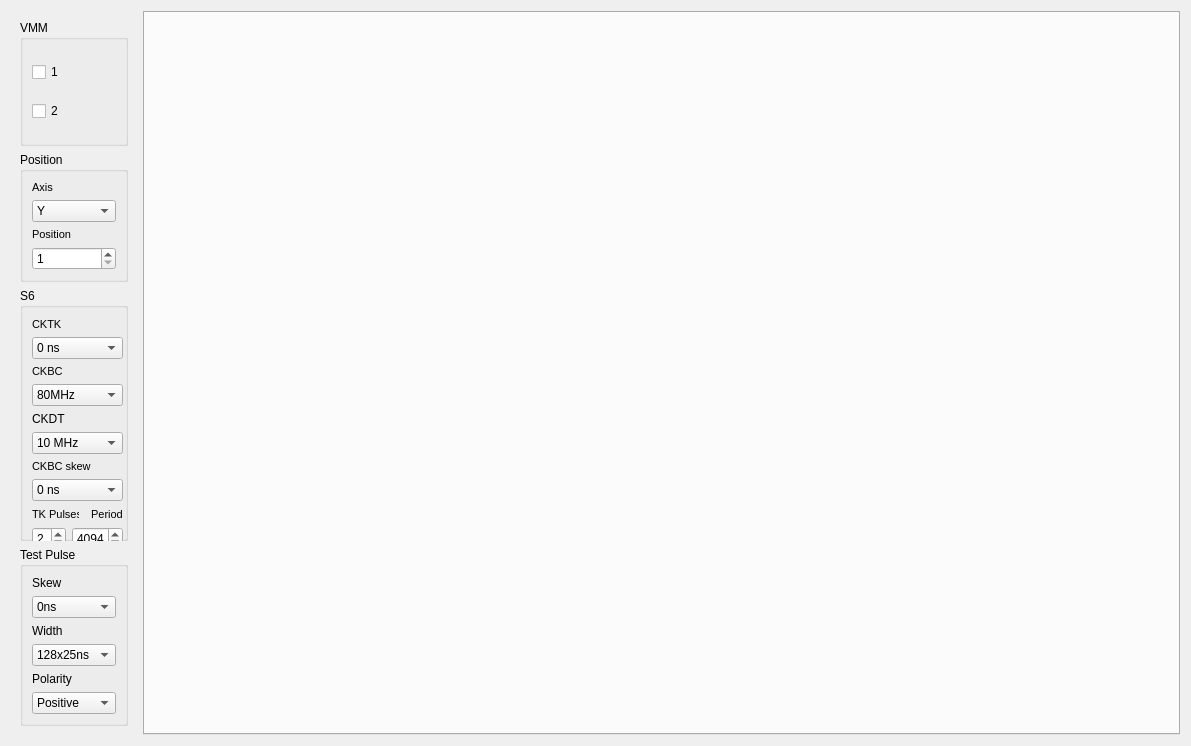
<?xml version="1.0" encoding="UTF-8"?>
<ui version="4.0">
 <class>hybrid_window</class>
 <widget class="QWidget" name="hybrid_window">
  <property name="geometry">
   <rect>
    <x>0</x>
    <y>0</y>
    <width>1191</width>
    <height>746</height>
   </rect>
  </property>
  <property name="sizePolicy">
   <sizepolicy hsizetype="Expanding" vsizetype="Expanding">
    <horstretch>0</horstretch>
    <verstretch>0</verstretch>
   </sizepolicy>
  </property>
  <property name="focusPolicy">
   <enum>Qt::NoFocus</enum>
  </property>
  <property name="windowTitle">
   <string>Form</string>
  </property>
  <layout class="QGridLayout" name="gridLayout_3">
   <item row="0" column="0">
    <widget class="QWidget" name="widget" native="true">
     <layout class="QGridLayout" name="gridLayout_6">
      <item row="0" column="0">
       <widget class="QGroupBox" name="groupBox">
        <property name="title">
         <string>VMM</string>
        </property>
        <layout class="QGridLayout" name="gridLayout_2">
         <item row="0" column="0">
          <widget class="QCheckBox" name="Box_vmm1">
           <property name="text">
            <string>1</string>
           </property>
          </widget>
         </item>
         <item row="1" column="0">
          <widget class="QCheckBox" name="Box_vmm2">
           <property name="text">
            <string>2</string>
           </property>
          </widget>
         </item>
        </layout>
       </widget>
      </item>
      <item row="1" column="0">
       <widget class="QGroupBox" name="groupBox_2">
        <property name="title">
         <string>Position</string>
        </property>
        <layout class="QGridLayout" name="gridLayout_4">
         <item row="0" column="0">
          <widget class="QLabel" name="cktkLabel_2">
           <property name="font">
            <font>
             <family>Arial</family>
             <pointsize>8</pointsize>
            </font>
           </property>
           <property name="text">
            <string>Axis</string>
           </property>
          </widget>
         </item>
         <item row="1" column="0">
          <widget class="QComboBox" name="Xaxis">
           <property name="font">
            <font>
             <family>Arial</family>
             <pointsize>9</pointsize>
            </font>
           </property>
           <property name="currentIndex">
            <number>0</number>
           </property>
           <item>
            <property name="text">
             <string>Y</string>
            </property>
           </item>
           <item>
            <property name="text">
             <string>X</string>
            </property>
           </item>
          </widget>
         </item>
         <item row="2" column="0">
          <widget class="QLabel" name="cktkLabel_3">
           <property name="font">
            <font>
             <family>Arial</family>
             <pointsize>8</pointsize>
            </font>
           </property>
           <property name="text">
            <string>Position</string>
           </property>
          </widget>
         </item>
         <item row="3" column="0">
          <widget class="QSpinBox" name="position">
           <property name="font">
            <font>
             <family>Arial</family>
             <pointsize>9</pointsize>
            </font>
           </property>
           <property name="minimum">
            <number>1</number>
           </property>
           <property name="maximum">
            <number>65535</number>
           </property>
           <property name="singleStep">
            <number>1</number>
           </property>
           <property name="value">
            <number>1</number>
           </property>
          </widget>
         </item>
        </layout>
       </widget>
      </item>
      <item row="4" column="0">
       <widget class="QGroupBox" name="groupBox_3">
        <property name="title">
         <string>Test Pulse</string>
        </property>
        <layout class="QGridLayout" name="gridLayout_5">
         <item row="3" column="0">
          <widget class="QComboBox" name="tpWidth">
           <property name="font">
            <font>
             <family>Arial</family>
             <pointsize>9</pointsize>
            </font>
           </property>
           <property name="currentIndex">
            <number>0</number>
           </property>
           <item>
            <property name="text">
             <string>128x25ns</string>
            </property>
           </item>
           <item>
            <property name="text">
             <string>64x25ns</string>
            </property>
           </item>
           <item>
            <property name="text">
             <string>32x25ns</string>
            </property>
           </item>
           <item>
            <property name="text">
             <string>16x25ns</string>
            </property>
           </item>
           <item>
            <property name="text">
             <string>8x25ns</string>
            </property>
           </item>
           <item>
            <property name="text">
             <string>4x25ns</string>
            </property>
           </item>
           <item>
            <property name="text">
             <string>2x25ns</string>
            </property>
           </item>
           <item>
            <property name="text">
             <string>1x25ns</string>
            </property>
           </item>
          </widget>
         </item>
         <item row="2" column="0">
          <widget class="QLabel" name="tpWidthLabel">
           <property name="font">
            <font>
             <family>Arial</family>
             <pointsize>9</pointsize>
            </font>
           </property>
           <property name="text">
            <string>Width</string>
           </property>
          </widget>
         </item>
         <item row="1" column="0">
          <widget class="QComboBox" name="tpSkew">
           <property name="font">
            <font>
             <family>Arial</family>
             <pointsize>9</pointsize>
            </font>
           </property>
           <property name="currentIndex">
            <number>0</number>
           </property>
           <item>
            <property name="text">
             <string>0ns</string>
            </property>
           </item>
           <item>
            <property name="text">
             <string>3.125ns</string>
            </property>
           </item>
           <item>
            <property name="text">
             <string>6.25ns</string>
            </property>
           </item>
           <item>
            <property name="text">
             <string>9.375ns</string>
            </property>
           </item>
           <item>
            <property name="text">
             <string>12.5ns</string>
            </property>
           </item>
           <item>
            <property name="text">
             <string>15.625ns</string>
            </property>
           </item>
           <item>
            <property name="text">
             <string>18.75ns</string>
            </property>
           </item>
           <item>
            <property name="text">
             <string>21.875ns</string>
            </property>
           </item>
           <item>
            <property name="text">
             <string>25ns</string>
            </property>
           </item>
           <item>
            <property name="text">
             <string>28.125ns</string>
            </property>
           </item>
           <item>
            <property name="text">
             <string>31.25ns</string>
            </property>
           </item>
           <item>
            <property name="text">
             <string>34.375ns</string>
            </property>
           </item>
           <item>
            <property name="text">
             <string>37.5ns</string>
            </property>
           </item>
           <item>
            <property name="text">
             <string>40.625ns</string>
            </property>
           </item>
           <item>
            <property name="text">
             <string>43.75ns</string>
            </property>
           </item>
           <item>
            <property name="text">
             <string>46.875ns</string>
            </property>
           </item>
          </widget>
         </item>
         <item row="0" column="0">
          <widget class="QLabel" name="tpSkewLabel">
           <property name="font">
            <font>
             <family>Arial</family>
             <pointsize>9</pointsize>
            </font>
           </property>
           <property name="text">
            <string>Skew</string>
           </property>
          </widget>
         </item>
         <item row="4" column="0">
          <widget class="QLabel" name="tpPolarityLabel">
           <property name="font">
            <font>
             <family>Arial</family>
             <pointsize>9</pointsize>
            </font>
           </property>
           <property name="text">
            <string>Polarity</string>
           </property>
          </widget>
         </item>
         <item row="5" column="0">
          <widget class="QComboBox" name="tpPolarity">
           <property name="font">
            <font>
             <family>Arial</family>
             <pointsize>9</pointsize>
            </font>
           </property>
           <property name="currentIndex">
            <number>0</number>
           </property>
           <item>
            <property name="text">
             <string>Positive</string>
            </property>
           </item>
           <item>
            <property name="text">
             <string>Negative</string>
            </property>
           </item>
          </widget>
         </item>
        </layout>
       </widget>
      </item>
      <item row="2" column="0" rowspan="2">
       <widget class="QGroupBox" name="groupBox_8">
        <property name="font">
         <font>
          <family>Arial</family>
          <pointsize>9</pointsize>
         </font>
        </property>
        <property name="title">
         <string>S6</string>
        </property>
        <widget class="QWidget" name="">
         <property name="geometry">
          <rect>
           <x>12</x>
           <y>29</y>
           <width>91</width>
           <height>233</height>
          </rect>
         </property>
         <layout class="QVBoxLayout" name="verticalLayout">
          <item>
           <widget class="QLabel" name="cktkLabel">
            <property name="font">
             <font>
              <family>Arial</family>
              <pointsize>8</pointsize>
             </font>
            </property>
            <property name="text">
             <string>CKTK</string>
            </property>
           </widget>
          </item>
          <item>
           <widget class="QComboBox" name="cktk_s6">
            <property name="font">
             <font>
              <family>Arial</family>
              <pointsize>9</pointsize>
             </font>
            </property>
            <property name="currentIndex">
             <number>0</number>
            </property>
            <item>
             <property name="text">
              <string>0 ns</string>
             </property>
            </item>
            <item>
             <property name="text">
              <string>12.5 ns</string>
             </property>
            </item>
            <item>
             <property name="text">
              <string>25 ns</string>
             </property>
            </item>
           </widget>
          </item>
          <item>
           <widget class="QLabel" name="ckbcLabel">
            <property name="font">
             <font>
              <family>Arial</family>
              <pointsize>8</pointsize>
             </font>
            </property>
            <property name="text">
             <string>CKBC</string>
            </property>
           </widget>
          </item>
          <item>
           <widget class="QComboBox" name="ckbc_s6">
            <property name="font">
             <font>
              <family>Arial</family>
              <pointsize>9</pointsize>
             </font>
            </property>
            <property name="currentIndex">
             <number>2</number>
            </property>
            <item>
             <property name="text">
              <string>160MHz</string>
             </property>
            </item>
            <item>
             <property name="text">
              <string>160MHz inv</string>
             </property>
            </item>
            <item>
             <property name="text">
              <string>80MHz</string>
             </property>
            </item>
            <item>
             <property name="text">
              <string>40MHz</string>
             </property>
            </item>
            <item>
             <property name="text">
              <string>20MHz</string>
             </property>
            </item>
            <item>
             <property name="text">
              <string>10MHz</string>
             </property>
            </item>
            <item>
             <property name="text">
              <string>5MHz</string>
             </property>
            </item>
            <item>
             <property name="text">
              <string>2.5MHz</string>
             </property>
            </item>
           </widget>
          </item>
          <item>
           <widget class="QLabel" name="label">
            <property name="text">
             <string>CKDT</string>
            </property>
           </widget>
          </item>
          <item>
           <widget class="QComboBox" name="ckdt_s6">
            <item>
             <property name="text">
              <string>10 MHz</string>
             </property>
            </item>
            <item>
             <property name="text">
              <string>40 MHz</string>
             </property>
            </item>
            <item>
             <property name="text">
              <string>80 MHz</string>
             </property>
            </item>
            <item>
             <property name="text">
              <string>160 MHz</string>
             </property>
            </item>
            <item>
             <property name="text">
              <string>160 MHz (will be 200 MHz)</string>
             </property>
            </item>
           </widget>
          </item>
          <item>
           <widget class="QLabel" name="ckbcLabel_2">
            <property name="font">
             <font>
              <family>Arial</family>
              <pointsize>8</pointsize>
             </font>
            </property>
            <property name="text">
             <string>CKBC skew</string>
            </property>
           </widget>
          </item>
          <item>
           <widget class="QComboBox" name="ckbc_skew_s6">
            <property name="font">
             <font>
              <family>Arial</family>
              <pointsize>9</pointsize>
             </font>
            </property>
            <property name="currentIndex">
             <number>0</number>
            </property>
            <item>
             <property name="text">
              <string>0 ns</string>
             </property>
            </item>
            <item>
             <property name="text">
              <string>6.26 ns</string>
             </property>
            </item>
            <item>
             <property name="text">
              <string>12.52 ns</string>
             </property>
            </item>
            <item>
             <property name="text">
              <string>18.78 ns</string>
             </property>
            </item>
           </widget>
          </item>
          <item>
           <layout class="QHBoxLayout" name="horizontalLayout_2">
            <item>
             <widget class="QLabel" name="label_34">
              <property name="font">
               <font>
                <pointsize>8</pointsize>
               </font>
              </property>
              <property name="text">
               <string>TK Pulses</string>
              </property>
             </widget>
            </item>
            <item>
             <widget class="QLabel" name="label_32">
              <property name="font">
               <font>
                <pointsize>8</pointsize>
               </font>
              </property>
              <property name="text">
               <string>  Period</string>
              </property>
             </widget>
            </item>
           </layout>
          </item>
          <item>
           <layout class="QHBoxLayout" name="horizontalLayout">
            <item>
             <widget class="QSpinBox" name="s6_tkPulses">
              <property name="font">
               <font>
                <family>Arial</family>
                <pointsize>9</pointsize>
               </font>
              </property>
              <property name="minimum">
               <number>0</number>
              </property>
              <property name="maximum">
               <number>7</number>
              </property>
              <property name="singleStep">
               <number>1</number>
              </property>
              <property name="value">
               <number>2</number>
              </property>
             </widget>
            </item>
            <item>
             <widget class="QSpinBox" name="fecPeriodReset">
              <property name="font">
               <font>
                <family>Arial</family>
                <pointsize>9</pointsize>
               </font>
              </property>
              <property name="minimum">
               <number>0</number>
              </property>
              <property name="maximum">
               <number>4096</number>
              </property>
              <property name="singleStep">
               <number>1</number>
              </property>
              <property name="value">
               <number>4094</number>
              </property>
             </widget>
            </item>
           </layout>
          </item>
         </layout>
        </widget>
       </widget>
      </item>
     </layout>
    </widget>
   </item>
   <item row="0" column="1">
    <widget class="QTabWidget" name="tabWidget">
     <property name="currentIndex">
      <number>-1</number>
     </property>
    </widget>
   </item>
  </layout>
 </widget>
 <tabstops>
  <tabstop>Xaxis</tabstop>
  <tabstop>tabWidget</tabstop>
  <tabstop>position</tabstop>
  <tabstop>Box_vmm1</tabstop>
  <tabstop>Box_vmm2</tabstop>
  <tabstop>ckbc_skew_s6</tabstop>
  <tabstop>fecPeriodReset</tabstop>
  <tabstop>cktk_s6</tabstop>
  <tabstop>ckbc_s6</tabstop>
  <tabstop>s6_tkPulses</tabstop>
  <tabstop>ckdt_s6</tabstop>
  <tabstop>tpWidth</tabstop>
  <tabstop>tpSkew</tabstop>
  <tabstop>tpPolarity</tabstop>
 </tabstops>
 <resources/>
 <connections/>
</ui>
